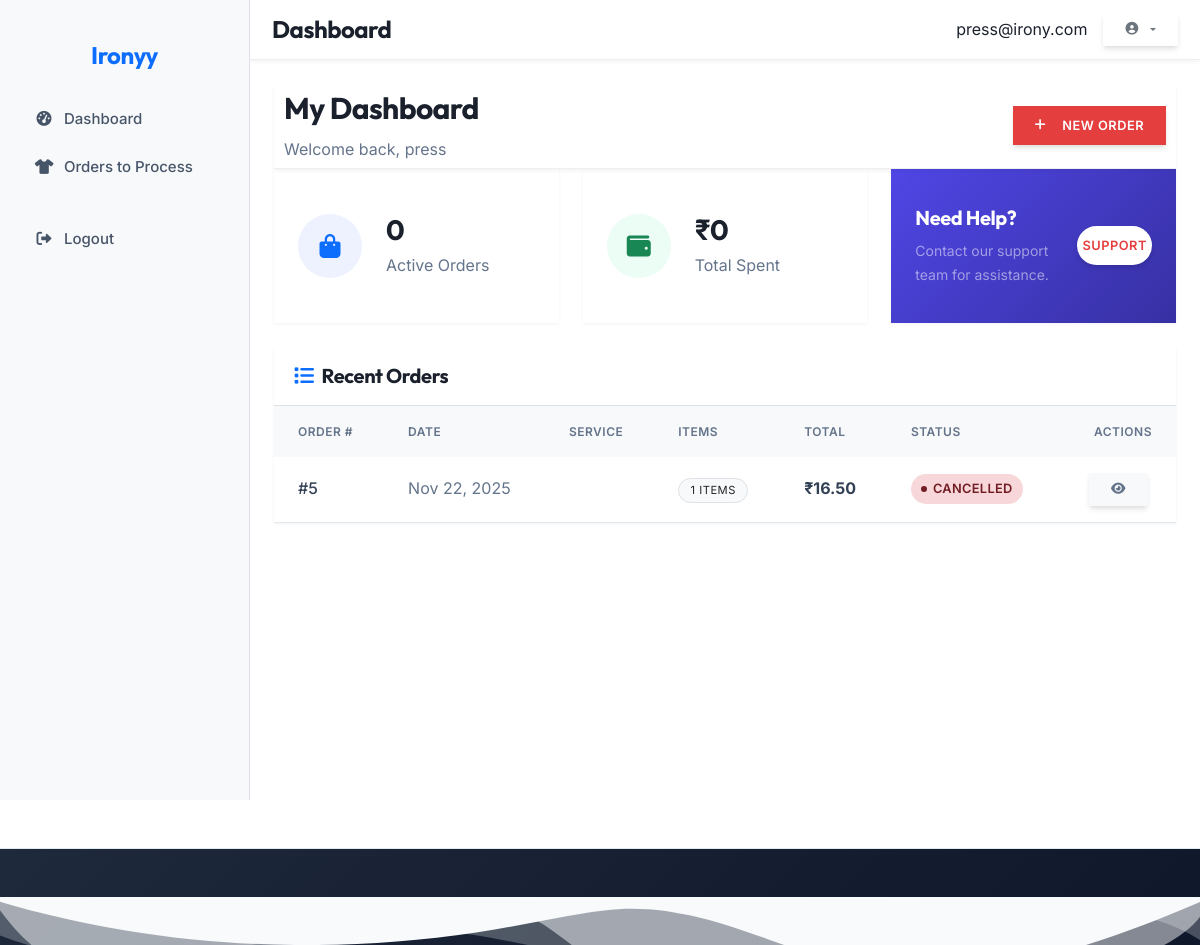
/dashboard/customer/ (signed in), run on the app's committed database.
### accounts/models.py (models this page shows, shortened)
class User(AbstractUser):
    class Role(models.TextChoices):
        CUSTOMER = 'CUSTOMER', _('Customer')
        PRESS = 'PRESS', _('Press Person')
        DELIVERY = 'DELIVERY', _('Delivery Partner')
        ADMIN = 'ADMIN', _('Admin')
    username = None
    email = models.EmailField(
        _('email address'),
        unique=True,
        error_messages={
            'unique': _('A user with that email already exists.'),
        },
    )
    role = models.CharField(
        _('user role'),
        max_length=20,
        choices=Role.choices,
        default=Role.CUSTOMER,
        help_text=_('Designates the role of the user in the system.')
    )
    phone_regex = RegexValidator(
        regex=r'^\+?1?\d{9,15}$',
        message=_("Phone number must be entered in the format: '+999999999'. Up to 15 digits allowed.")
    )
    phone_number = models.CharField(
        _('phone number'),
        validators=[phone_regex],
        max_length=17,
        blank=True,
        null=True,
        help_text=_('Enter a valid phone number (e.g., +1234567890)')
    )
    is_active = models.BooleanField(
        _('active'),
        default=True,
        help_text=_(
            'Designates whether this user should be treated as active. '
            'Unselect this instead of deleting accounts.'
        ),
    )
    email_verified = models.BooleanField(
        _('email verified'),
        default=False,
        help_text=_('Designates whether this user has verified their email address.')
    )
    date_joined = models.DateTimeField(_('date joined'), default=timezone.now)
    last_login = models.DateTimeField(_('last login'), blank=True, null=True)
    updated_at = models.DateTimeField(_('updated at'), auto_now=True)
    USERNAME_FIELD = 'email'
    REQUIRED_FIELDS = ['first_name', 'last_name']
    objects = UserManager()
    class Meta(AbstractUser.Meta):
        verbose_name = _('user')
        verbose_name_plural = _('users')
        ordering = ['-date_joined']
        swappable = 'AUTH_USER_MODEL'
        permissions = [
            ('view_dashboard', 'Can view dashboard'),
            ('manage_users', 'Can manage users'),
            ('manage_orders', 'Can manage orders'),
        ]
    def get_full_name(self):
        full_name = f"{self.first_name} {self.last_name}"
        return full_name.strip()
    def get_short_name(self):
        return self.first_name or self.email.split('@')[0]
    @property
    def is_customer(self):
        return self.role == self.Role.CUSTOMER
    @property
    def is_press(self):
        return self.role == self.Role.PRESS

### orders/models.py (models this page shows, shortened)
class Order(models.Model):
    class Status(models.TextChoices):
        DRAFT = 'draft', _('Draft')
        PENDING = 'pending', _('Pending Payment')
        CONFIRMED = 'confirmed', _('Confirmed')
        SCHEDULED_FOR_PICKUP = 'scheduled_for_pickup', _('Scheduled for Pickup')
        OUT_FOR_PICKUP = 'out_for_pickup', _('Out for Pickup')
        PICKED_UP = 'picked_up', _('Picked Up')
        PROCESSING = 'processing', _('In Progress')
        READY = 'ready', _('Ready for Delivery')
        OUT_FOR_DELIVERY = 'out_for_delivery', _('Out for Delivery')
        COMPLETED = 'completed', _('Completed')
        CANCELLED = 'cancelled', _('Cancelled')
        REFUNDED = 'refunded', _('Refunded')
        FAILED = 'failed', _('Failed')
    class PaymentStatus(models.TextChoices):
        PENDING = 'pending', _('Pending')
        AUTHORIZED = 'authorized', _('Authorized')
        PAID = 'paid', _('Paid')
        PARTIALLY_REFUNDED = 'partially_refunded', _('Partially Refunded')
        REFUNDED = 'refunded', _('Refunded')
        VOIDED = 'voided', _('Voided')
        FAILED = 'failed', _('Failed')
    class DeliveryType(models.TextChoices):
        PICKUP = 'pickup', _('Pickup')
        DELIVERY = 'delivery', _('Delivery')
    customer = models.ForeignKey(
        User,
        on_delete=models.PROTECT,
        related_name='orders',
        verbose_name=_('customer')
    )
    order_number = models.CharField(
        _('order number'),
        max_length=20,
        unique=True,
        db_index=True
    )
    status = models.CharField(
        _('status'),
        max_length=20,
        choices=Status.choices,
        default=Status.DRAFT,
        db_index=True
    )
    payment_status = models.CharField(
        _('payment status'),
        max_length=20,
        choices=PaymentStatus.choices,
        default=PaymentStatus.PENDING,
        db_index=True
    )
    delivery_type = models.CharField(
        _('delivery type'),
        max_length=10,
        choices=DeliveryType.choices,
        default=DeliveryType.PICKUP
    )
    pickup_address = models.TextField(_('pickup address'), blank=True)
    delivery_address = models.TextField(_('delivery address'), blank=True)
    preferred_pickup_date = models.DateField(_('preferred pickup date'), null=True, blank=True)
    preferred_delivery_date = models.DateField(_('preferred delivery date'), null=True, blank=True)
    subtotal = models.DecimalField(
        _('subtotal'),
        max_digits=10,
        decimal_places=2,
        default=Decimal('0.00')
    )
    tax_amount = models.DecimalField(
        _('tax amount'),
        max_digits=10,
        decimal_places=2,
        default=Decimal('0.00')
    )
    shipping_cost = models.DecimalField(
        _('shipping cost'),
        max_digits=10,
        decimal_places=2,
        default=Decimal('0.00')
    )
    discount_amount = models.DecimalField(
        _('discount amount'),
        max_digits=10,
        decimal_places=2,
        default=Decimal('0.00')
    )
    total_amount = models.DecimalField(
        _('total amount'),
        max_digits=10,
        decimal_places=2,
        default=Decimal('0.00')
    )
    assigned_staff = models.ForeignKey(
        User,
        on_delete=models.SET_NULL,
        null=True,
        blank=True,
        related_name='assigned_orders',
        verbose_name=_('assigned staff')
    )
    delivery_person = models.ForeignKey(
        User,
        on_delete=models.SET_NULL,
        null=True,
        blank=True,
        related_name='delivery_orders',
        verbose_name=_('delivery person')
    )
    created_at = models.DateTimeField(_('created at'), auto_now_add=True)
    updated_at = models.DateTimeField(_('updated at'), auto_now=True)
    confirmed_at = models.DateTimeField(_('confirmed at'), null=True, blank=True)
    completed_at = models.DateTimeField(_('completed at'), null=True, blank=True)
    cancelled_at = models.DateTimeField(_('cancelled at'), null=True, blank=True)
    special_instructions = models.TextField(_('special instructions'), blank=True)
    internal_notes = models.TextField(_('internal notes'), blank=True)
    cancellation_reason = models.TextField(_('cancellation reason'), blank=True)
    payment_method = models.CharField(_('payment method'), max_length=50, blank=True)
    payment_reference = models.CharField(_('payment reference'), max_length=100, blank=True)
    payment_date = models.DateTimeField(_('payment date'), null=True, blank=True)
    class Meta:
        ordering = ['-created_at']

### dashboard/views.py (the view)
# urls.py: path('customer/', views.CustomerDashboardView.as_view(), name='customer_dashboard'),
class CustomerDashboardView(LoginRequiredMixin, ListView):
    model = Order
    template_name = 'dashboard/customer_dashboard.html'
    context_object_name = 'orders'
    paginate_by = 10
    def get_queryset(self):
        return Order.objects.filter(customer=self.request.user).order_by('-created_at')
    def get_context_data(self, **kwargs):
        context = super().get_context_data(**kwargs)
        user_orders = Order.objects.filter(customer=self.request.user)
        context['active_orders_count'] = user_orders.exclude(
            status__in=[Order.Status.COMPLETED, Order.Status.CANCELLED, Order.Status.REFUNDED]
        ).count()
        from django.db.models import Sum
        total_spent = user_orders.filter(
            status=Order.Status.COMPLETED
        ).aggregate(Sum('total_amount'))['total_amount__sum'] or 0
        context['total_spent'] = total_spent
        return context

### templates/dashboard/customer_dashboard.html (shortened to what this page needs)
{% extends 'dashboard/base_dashboard.html' %}
{% load humanize %}
{% block dashboard_content %}
<div class="dashboard-header d-flex justify-content-between align-items-center">
    <div>
        <h2>My Dashboard</h2>
        <p class="text-muted mb-0">Welcome back, {{ user.get_short_name|default:user.email }}</p>
    </div>
    <a href="{% url 'orders:create' %}" class="btn btn-primary">
        <i class="fas fa-plus me-2"></i>New Order
    </a>
</div>
<div class="row mb-5">
    <div class="col-md-6 col-lg-4 mb-4 mb-lg-0">
        <div class="card border-0 shadow-sm h-100">
            <div class="card-body d-flex align-items-center">
                <div class="stat-icon primary bg-primary-50 text-primary rounded-circle d-flex align-items-center justify-content-center me-4"
                    style="width: 64px; height: 64px; font-size: 1.5rem;">
                    <i class="fas fa-shopping-bag"></i>
                </div>
                <div>
                    <h3 class="mb-1 fw-bold">{{ active_orders_count }}</h3>
                    <p class="text-muted mb-0">Active Orders</p>
                </div>
            </div>
        </div>
    </div>
    <div class="col-md-6 col-lg-4 mb-4 mb-lg-0">
        <div class="card border-0 shadow-sm h-100">
            <div class="card-body d-flex align-items-center">
                <div class="stat-icon success bg-success-50 text-success rounded-circle d-flex align-items-center justify-content-center me-4"
                    style="width: 64px; height: 64px; font-size: 1.5rem; background-color: #ecfdf5; color: #059669;">
                    <i class="fas fa-wallet"></i>
                </div>
                <div>
                    <h3 class="mb-1 fw-bold">₹{{ total_spent|intcomma }}</h3>
                    <p class="text-muted mb-0">Total Spent</p>
                </div>
            </div>
        </div>
    </div>
    <div class="col-md-6 col-lg-4">
        <div class="card border-0 shadow-sm h-100 bg-primary text-white"
            style="background: linear-gradient(135deg, var(--primary-600), var(--primary-800));">
            <div class="card-body d-flex align-items-center justify-content-between">
                <div>
                    <h5 class="mb-2 text-white">Need Help?</h5>
                    <p class="mb-0 text-white-50 small">Contact our support team for assistance.</p>
                </div>
                <a href="#" class="btn btn-white btn-sm rounded-pill px-3">Support</a>
            </div>
        </div>
    </div>
</div>
<div class="card border-0 shadow-sm">
    <div class="card-header bg-white border-bottom py-3 d-flex justify-content-between align-items-center">
        <h5 class="mb-0 fw-bold"><i class="fas fa-list me-2 text-primary"></i>Recent Orders</h5>
    </div>
    <div class="card-body p-0">
        {% if orders %}
        <div class="table-responsive">
            <table class="table table-hover align-middle mb-0">
                <thead class="bg-light text-muted text-uppercase small fw-bold">
                    <tr>
                        <th class="ps-4">Order #</th>
                        <th>Date</th>
                        <th>Service</th>
                        <th>Items</th>
                        <th>Total</th>
                        <th>Status</th>
                        <th class="text-end pe-4">Actions</th>
                    </tr>
                </thead>
                <tbody>
                    {% for order in orders %}
                    <tr>
                        <td class="ps-4 fw-medium">#{{ order.id }}</td>
                        <td class="text-muted">{{ order.created_at|date:"M d, Y" }}</td>
                        <td>{{ order.get_service_type_display }}</td>
                        <td>
                            <span class="badge bg-light text-dark border fw-normal">
                                {{ order.items.count }} items
                            </span>
                        </td>
                        <td class="fw-bold">₹{{ order.total_amount|intcomma }}</td>
                        <td>
                            <span class="status-badge status-{{ order.status|lower|slugify }}">
                                {{ order.get_status_display }}
                            </span>
                        </td>
                        <td class="text-end pe-4">
                            <a href="{% url 'dashboard:order_detail' order.pk %}"
                                class="btn btn-sm btn-light text-muted me-1" data-bs-toggle="tooltip"
                                title="View details">
                                <i class="fas fa-eye"></i>
                            </a>
                        </td>
                    </tr>
                    {% endfor %}
                </tbody>
            </table>
        </div>
        {% endif %}
    </div>
</div>
{% endblock %}

### templates/dashboard/base_dashboard.html (shortened to what this page needs)
{% extends 'base.html' %}
{% load static %}
{% block content %}
{% block dashboard_layout %}
<div class="dashboard-layout">
    <div class="dashboard-sidebar">
        <div class="text-center my-4">
            <h4 class="text-primary">Ironyy</h4>
        </div>
        <ul class="nav flex-column">
            <li class="nav-item">
                <a class="nav-link {% if request.resolver_match.url_name == 'home' %}active{% endif %}"
                   href="{% url 'dashboard:home' %}">
                    <i class="fas fa-tachometer-alt me-2"></i>Dashboard
                </a>
            </li>
            {% if user.is_press %}
            <li class="nav-item">
                <a class="nav-link{% if request.resolver_match.url_name == 'press_dashboard' %} active{% endif %}"
                    href="{% url 'dashboard:press_dashboard' %}">
                    <i class="fas fa-tshirt me-2"></i>Orders to Process
                </a>
            </li>
            {% endif %}
            <li class="nav-item mt-4">
                <a class="nav-link text-danger" href="{% url 'account_logout' %}">
                    <i class="fas fa-sign-out-alt me-2"></i>Logout
                </a>
            </li>
        </ul>
    </div>
    <div class="dashboard-main">
        <div class="dashboard-header">
            <div class="container-fluid">
                <div class="d-flex justify-content-between align-items-center py-2">
                    <h4 class="mb-0">{% block page_title %}Dashboard{% endblock %}</h4>
                    <div class="d-flex align-items-center">
                        <span class="me-3">{{ user.get_full_name|default:user.email }}</span>
                        <div class="dropdown">
                            <button class="btn btn-sm btn-outline-secondary dropdown-toggle" type="button" id="userDropdown" data-bs-toggle="dropdown" aria-expanded="false">
                                <i class="fas fa-user-circle"></i>
                            </button>
                        </div>
                    </div>
                </div>
            </div>
        </div>
        <div class="dashboard-content">
            {% block dashboard_content %}{% endblock %}
        </div>
    </div>
</div>
{% endblock %}{% endblock %}

### data on the page
User: get_full_name "press@irony.com", get_short_name "press"
Order: id "5", created_at "Nov 22, 2025", items.count "1", total_amount "16.50", status "CANCELLED"

### other printed values
{{ active_orders_count }} "0"
{{ total_spent|intcomma }} "0"
